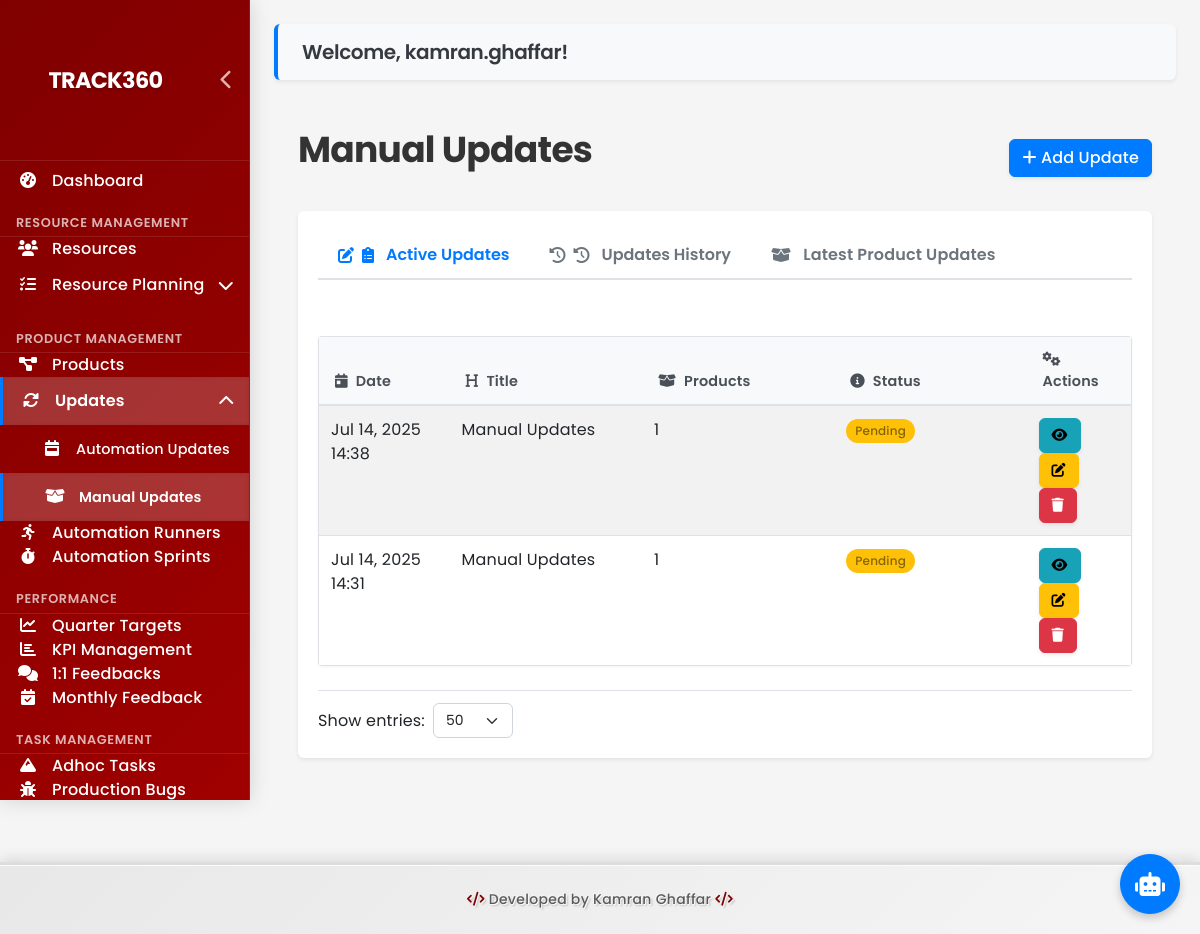
/dashboard/weekly-product-meetings/ (signed in), run on the app's committed database.
### dashboard/models.py (models this page shows, shortened)
class WeeklyProductMeeting(models.Model):
    meeting_date = models.DateTimeField(default=timezone.now)
    title = models.CharField(max_length=200, default="Manual Updates")
    notes = models.TextField(blank=True)
    is_completed = models.BooleanField(default=False)
    created_at = models.DateTimeField(auto_now_add=True)
    updated_at = models.DateTimeField(auto_now=True)
    @property
    def product_count(self):
        return self.weeklyproductupdate_set.count()

### dashboard/views.py (the view)
# urls.py: path('weekly-product-meetings/', views.WeeklyProductMeetingListView.as_view(), name='weekly-product-meeting-list'),
class WeeklyProductMeetingListView(LoginRequiredMixin, PaginationMixin, ListView):
    model = WeeklyProductMeeting
    template_name = 'dashboard/weekly_product_meeting_list.html'
    context_object_name = 'meetings'
    ordering = ['-meeting_date']
    def get_context_data(self, **kwargs):
        context = super().get_context_data(**kwargs)
        active_meetings = [m for m in context['meetings'] if not m.is_completed]
        completed_meetings = [m for m in context['meetings'] if m.is_completed]
        context['has_active_meetings'] = len(active_meetings) > 0
        context['has_completed_meetings'] = len(completed_meetings) > 0
        return context

### Portable-Dashboard-Deploy/dashboard/templates/dashboard/weekly_product_meeting_list.html (shortened to what this page needs)
{% extends 'dashboard/base.html' %}
{% block content %}
<div class="container-fluid">
    <div class="d-flex justify-content-between align-items-center mb-4">
        <h1>Manual Updates</h1>
        <a href="{% url 'weekly-product-meeting-create' %}" class="btn btn-primary">
            <i class="fas fa-plus"></i> Add Update
        </a>
    </div>
    <div class="card mb-4">
        <div class="card-body">
            <ul class="nav nav-tabs" id="meetingTabs" role="tablist">
                <li class="nav-item" role="presentation">
                    <button class="nav-link active" id="active-tab" data-bs-toggle="tab" data-bs-target="#active" type="button" role="tab" aria-controls="active" aria-selected="true">
                        <i class="fas fa-clipboard-list me-1"></i> Active Updates
                    </button>
                </li>
                <li class="nav-item" role="presentation">
                    <button class="nav-link" id="history-tab" data-bs-toggle="tab" data-bs-target="#history" type="button" role="tab" aria-controls="history" aria-selected="false">
                        <i class="fas fa-history me-1"></i> Updates History
                    </button>
                </li>
                <li class="nav-item" role="presentation">
                    <a class="nav-link" href="{% url 'latest-product-updates' %}" id="updates-tab" role="tab">
                        <i class="fas fa-box-open me-1"></i> Latest Product Updates
                    </a>
                </li>
            </ul>
            <div class="tab-content" id="meetingTabsContent">
                <div class="tab-pane fade show active" id="active" role="tabpanel" aria-labelledby="active-tab">
                    <div class="table-responsive mt-3">
                        <table class="table table-striped product-updates-table">
                            <thead>
                                <tr>
                                    <th><i class="fas fa-calendar-day me-2"></i>Date</th>
                                    <th><i class="fas fa-heading me-2"></i>Title</th>
                                    <th><i class="fas fa-box-open me-2"></i>Products</th>
                                    <th><i class="fas fa-info-circle me-2"></i>Status</th>
                                    <th><i class="fas fa-cogs me-2"></i>Actions</th>
                                </tr>
                            </thead>
                            <tbody>
                                {% for meeting in meetings %}
                                {% if not meeting.is_completed %}
                                <tr>
                                    <td>{{ meeting.meeting_date|date:"M d, Y H:i" }}</td>
                                    <td>{{ meeting.title }}</td>
                                    <td>{{ meeting.product_count }}</td>
                                    <td>
                                        <span class="badge bg-warning">Pending</span>
                                    </td>
                                    <td>
                                        <a href="{% url 'weekly-product-meeting-detail' meeting.id %}" class="btn btn-sm btn-info">
                                            <i class="fas fa-eye"></i>
                                        </a>
                                        <a href="{% url 'weekly-product-meeting-update' meeting.id %}" class="btn btn-sm btn-warning">
                                            <i class="fas fa-edit"></i>
                                        </a>
                                        <a href="{% url 'weekly-product-meeting-delete' meeting.id %}" class="btn btn-sm btn-danger">
                                            <i class="fas fa-trash"></i>
                                        </a>
                                    </td>
                                </tr>
                                {% endif %}
                                {% empty %}
                                <tr>
                                    <td colspan="5" class="text-center">No active updates available.</td>
                                </tr>
                                {% endfor %}
                            </tbody>
                        </table>
                    </div>
                </div>
            </div>
            {% include 'dashboard/includes/pagination.html' %}
        </div>
    </div>
</div>
{% endblock %}

### Portable-Dashboard-Deploy/dashboard/templates/dashboard/base.html (shortened to what this page needs)
<!DOCTYPE html>
<html lang="en">
<head>
    {% load static %}
    <link href="https://cdn.jsdelivr.net/npm/bootstrap@5.3.0/dist/css/bootstrap.min.css" rel="stylesheet">
    <link rel="stylesheet" href="https://cdnjs.cloudflare.com/ajax/libs/font-awesome/6.0.0/css/all.min.css">
    <link rel="stylesheet" href="{% static 'css/logo.css' %}">
    <link rel="stylesheet" href="{% static 'css/rich-text-editor.css' %}">
    <link rel="stylesheet" href="{% static 'css/manual-updates.css' %}">
    <link rel="stylesheet" href="{% static 'css/automation-updates.css' %}">
    <link rel="stylesheet" href="{% static 'css/kpi-management.css' %}">
    <link rel="stylesheet" href="{% static 'css/modern-dashboard.css' %}">
</head>
<body>
    <div class="sidebar" id="sidebar">
        <div class="sidebar-header">
            <a href="{% url 'dashboard' %}" class="sidebar-brand">
                <div class="app-logo">
                    <span class="text-logo">Track360</span>
                </div>
            </a>
            <button class="sidebar-toggle d-none d-lg-block" id="sidebar-toggle">
                <i class="fas fa-chevron-left"></i>
            </button>
        </div>
        <nav class="sidebar-nav">
            <a href="{% url 'dashboard' %}" class="{% if request.path == '/dashboard/' %}active{% endif %}" data-title="Dashboard">
                <span class="sidebar-icon"><i class="fas fa-tachometer-alt"></i></span>
                <span class="sidebar-text">Dashboard</span>
            </a>
            <div class="nav-category">
                <span class="sidebar-text">Resource Management</span>
            </div>
            <a href="{% url 'resource-list' %}" class="{% if '/resources/' in request.path %}active{% endif %}" data-title="Resources">
                <span class="sidebar-icon"><i class="fas fa-users"></i></span>
                <span class="sidebar-text">Resources</span>
            </a>
            <div class="nav-dropdown">
                <a href="#" class="nav-dropdown-toggle {% if '/resource-alignment/' in request.path or '/resource-planning/' in request.path or '/resource-leaves/' in request.path %}active{% endif %}" data-title="Resource Planning">
                    <span class="sidebar-icon"><i class="fas fa-tasks"></i></span>
                    <span class="sidebar-text">Resource Planning</span>
                    <i class="fas fa-chevron-down dropdown-icon"></i>
                </a>
            </div>
            <div class="nav-category">
                <span class="sidebar-text">Product Management</span>
            </div>
            <a href="{% url 'product-list' %}" class="{% if '/products/' in request.path %}active{% endif %}" data-title="Products">
                <span class="sidebar-icon"><i class="fas fa-project-diagram"></i></span>
                <span class="sidebar-text">Products</span>
            </a>
            <div class="nav-dropdown">
                <a href="#" class="nav-dropdown-toggle {% if '/weekly-meetings/' in request.path or '/weekly-project-updates/' in request.path or '/weekly-product-meetings/' in request.path or '/weekly-product-updates/' in request.path %}active{% endif %}" data-title="Updates">
                    <span class="sidebar-icon"><i class="fas fa-sync-alt"></i></span>
                    <span class="sidebar-text">Updates</span>
                    <i class="fas fa-chevron-down dropdown-icon"></i>
                </a>
                <div class="nav-dropdown-menu">
                    <a href="{% url 'weekly-meeting-list' %}" class="nav-dropdown-item {% if '/weekly-meetings/' in request.path or '/weekly-project-updates/' in request.path %}active{% endif %}" data-title="Automation Updates">
                        <span class="sidebar-icon"><i class="fas fa-calendar-week"></i></span>
                        <span class="sidebar-text">Automation Updates</span>
                    </a>
                    <a href="{% url 'weekly-product-meeting-list' %}" class="nav-dropdown-item {% if '/weekly-product-meetings/' in request.path or '/weekly-product-updates/' in request.path %}active{% endif %}" data-title="Manual Updates">
                        <span class="sidebar-icon"><i class="fas fa-box-open"></i></span>
                        <span class="sidebar-text">Manual Updates</span>
                    </a>
                </div>
            </div>
            <a href="{% url 'automation-runner-list' %}" class="{% if '/automation-runners/' in request.path %}active{% endif %}" data-title="Automation Runners">
                <span class="sidebar-icon"><i class="fas fa-running"></i></span>
                <span class="sidebar-text">Automation Runners</span>
            </a>
            <a href="{% url 'automation-sprint-list' %}" class="{% if '/automation-sprints/' in request.path %}active{% endif %}" data-title="Automation Sprints">
                <span class="sidebar-icon"><i class="fas fa-stopwatch"></i></span>
                <span class="sidebar-text">Automation Sprints</span>
            </a>
            <div class="nav-category">
                <span class="sidebar-text">Performance</span>
            </div>
            <a href="{% url 'quarter-list' %}" class="{% if '/quarters/' in request.path or '/targets/' in request.path %}active{% endif %}" data-title="Quarter Targets">
                <span class="sidebar-icon"><i class="fas fa-chart-line"></i></span>
                <span class="sidebar-text">Quarter Targets</span>
            </a>
            <a href="{% url 'kpi-management' %}" class="{% if '/kpi-management/' in request.path %}active{% endif %}" data-title="KPI Management">
                <span class="sidebar-icon"><i class="fas fa-chart-bar"></i></span>
                <span class="sidebar-text">KPI Management</span>
            </a>
            <a href="{% url 'one-on-one-feedback-list' %}" class="{% if '/one-on-one-feedbacks/' in request.path %}active{% endif %}" data-title="1:1 Feedbacks">
                <span class="sidebar-icon"><i class="fas fa-comments"></i></span>
                <span class="sidebar-text">1:1 Feedbacks</span>
            </a>
            <a href="{% url 'monthly-feedback-list' %}" class="{% if '/monthly-feedback/' in request.path %}active{% endif %}" data-title="Monthly Feedback">
                <span class="sidebar-icon"><i class="fas fa-calendar-check"></i></span>
                <span class="sidebar-text">Monthly Feedback</span>
            </a>
            <div class="nav-category">
                <span class="sidebar-text">Task Management</span>
            </div>
            <a href="{% url 'rock-list' %}" class="{% if '/rocks/' in request.path %}active{% endif %}" data-title="Adhoc Tasks">
                <span class="sidebar-icon"><i class="fas fa-mountain"></i></span>
                <span class="sidebar-text">Adhoc Tasks</span>
            </a>
            <a href="{% url 'production-bug-list' %}" class="{% if '/production-bugs/' in request.path %}active{% endif %}" data-title="Production Bugs">
                <span class="sidebar-icon"><i class="fas fa-bug"></i></span>
                <span class="sidebar-text">Production Bugs</span>
            </a>
        </nav>
    </div>
    <div class="main-content" id="main-content">
        {% if user.is_authenticated %}
            <div class="welcome-message mb-4">
                <h4>Welcome, {{ user.get_full_name|default:user.username }}!</h4>
            </div>
        {% endif %}
        {% block content %}{% endblock %}
    </div>
    <div class="footer" id="developer-credit-footer" data-protected="true" style="display: block !important; visibility: visible !important; opacity: 1 !important;">
        <div class="container">
            <p class="mb-0" style="display: block !important; visibility: visible !important;">
                <i class="fas fa-code"></i> Developed by Kamran Ghaffar <i class="fas fa-code"></i>
            </p>
        </div>
    </div>
    <div id="ai-chat-bubble-container">
        <button id="ai-chat-bubble" class="btn btn-primary rounded-circle">
            <i class="fas fa-robot"></i>
        </button>
    </div>
</body>
</html>

### data on the page
WeeklyProductMeeting: meeting_date "Jul 14, 2025 14:38", title "Manual Updates", product_count "1"
WeeklyProductMeeting: meeting_date "Jul 14, 2025 14:31", title "Manual Updates", product_count "1"

### other printed values
{{ user.get_full_name|default:user.username }} "kamran.ghaffar"
form field value "50"
